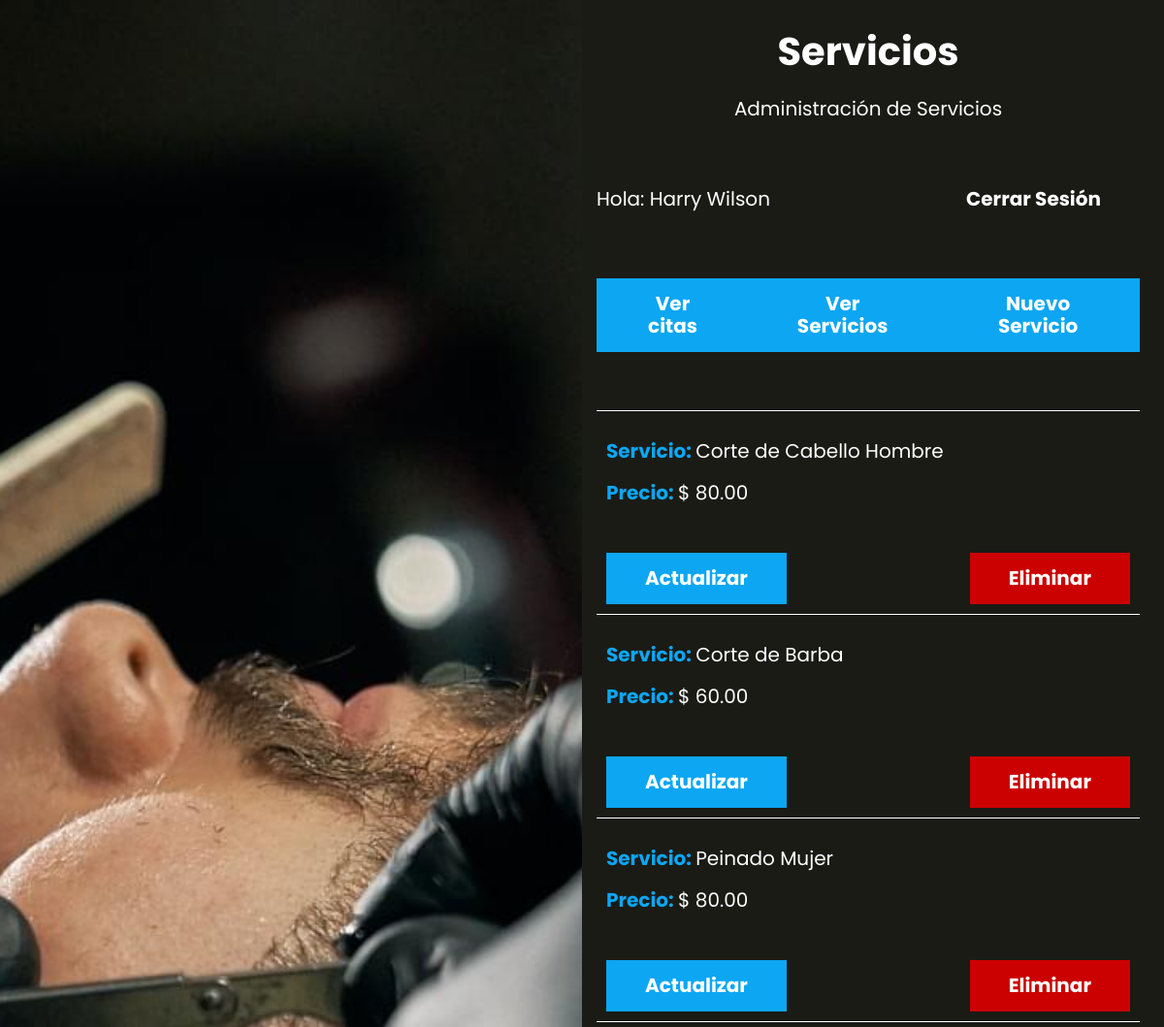
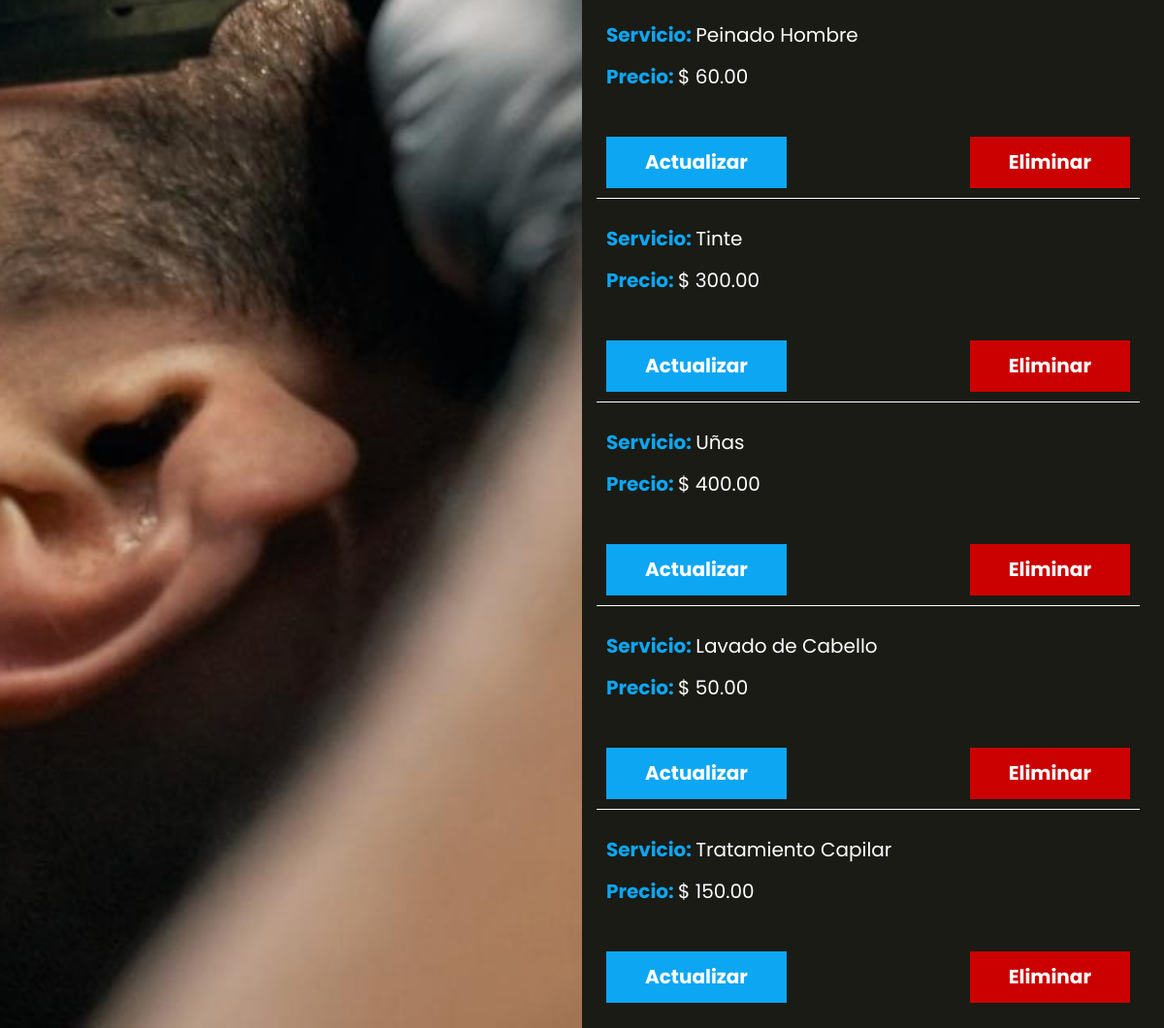
/servicios (signed in), run on the app's committed database (2 pictures, top to bottom).
### tables this page shows
CREATE TABLE `servicios` (
  `id` int NOT NULL,
  `nombre` varchar(60) DEFAULT NULL,
  `precio` decimal(5,2) DEFAULT NULL
);

### controllers/ServicioController.php (called while the page is built, shortened)
<?php
class ServicioController {
  public static function index(Router $router) : void {
    $router->render("/servicios/index", [
      "nombre" => $_SESSION["nombre"],
      "servicios" => Servicio::all()
    ]);
  }
}
?>

### public/index.php (called while the page is built, shortened)
<?php
$router = new Router();
$router->get("/", [LoginController::class, "login"]);
$router->post("/", [LoginController::class, "login"]);
$router->get("/logout", [LoginController::class, "logout"]);
$router->get("/confirmar-cuenta", [LoginController::class, "confirmar"]);
$router->get("/mensaje", [LoginController::class, "mensaje"]);
$router->get("/olvide", [LoginController::class, "olvide"]);
$router->post("/olvide", [LoginController::class, "olvide"]);
$router->get("/recuperar", [LoginController::class, "recuperar"]);
$router->post("/recuperar", [LoginController::class, "recuperar"]);
$router->get("/crear-cuenta", [LoginController::class, "crear"]);
$router->post("/crear-cuenta", [LoginController::class, "crear"]);
$router->get("/cita", [CitaController::class, "index"]);
$router->get("/admin", [AdminController::class, "index"]);
$router->get("/api/servicios", [APIController::class, "index"]);
$router->post("/api/citas", [APIController::class, "guardar"]);
$router->post("/api/eliminar", [APIController::class, "eliminar"]);
$router->post("/api/eliminar-cita", [ServicioController::class, "eliminar"]);
$router->get("/servicios", [ServicioController::class, "index"]);
$router->get("/servicios/crear", [ServicioController::class, "crear"]);
$router->post("/servicios/crear", [ServicioController::class, "crear"]);
$router->get("/servicios/actualizar", [ServicioController::class, "actualizar"]);
$router->post("/servicios/actualizar", [ServicioController::class, "actualizar"]);
$router->post("/servicios/eliminar", [ServicioController::class, "eliminar"]);
$router->comprobarRutas();

### models/ActiveRecord.php (called while the page is built, shortened)
<?php
class ActiveRecord {
    protected static $db;
    protected static $tabla = '';
    public static function setDB($database) {
        self::$db = $database;
    }
    public static function consultarSQL($query) {
        $resultado = self::$db->query($query);
        $array = [];
        while($registro = $resultado->fetch_assoc()) {
            $array[] = static::crearObjeto($registro);
        }
        return $array;
    }
    protected static function crearObjeto($registro) {
        $objeto = new static;
        foreach($registro as $key => $value ) {
            if(property_exists( $objeto, $key  )) {
                $objeto->$key = $value;
            }
        }
        return $objeto;
    }
    public static function all() {
        $query = "SELECT * FROM " . static::$tabla;
        $resultado = self::consultarSQL($query);
        return $resultado;
    }
}

### views/servicios/index.php (the view, shortened to what this page needs)
<h1 class="nombre-pagina">Servicios</h1>
<p class="descripcion-pagina">Administración de Servicios</p>
<?php include __DIR__ . "/../templates/barra.php";?>
<ul class="servicios">
  <?php foreach ($servicios as $servicio) { ?>
      <li>
        <p>Servicio: <span><?= $servicio->nombre ?></span></p>
        <p>Precio: <span>$ <?= $servicio->precio ?></span></p>
        <div class="acciones">
          <a href="/servicios/actualizar?id=<?= $servicio->id?>" class="boton">Actualizar</a>
          <button class="boton-eliminar" onclick="eliminarServicio(<?= $servicio->id?>)">Eliminar</button>
        </div>
      </li>
    <?php
    }
  ?>
</ul>

### Router.php (shortened to what this page needs)
<?php
class Router
{
    public array $getRoutes = [];
    public array $postRoutes = [];
    public function get($url, $fn)
    {
        $this->getRoutes[$url] = $fn;
    }
    public function post($url, $fn)
    {
        $this->postRoutes[$url] = $fn;
    }
    public function comprobarRutas()
    {
        $currentUrl = strtok($_SERVER["REQUEST_URI"], "?") ?? "/";
        $method = $_SERVER['REQUEST_METHOD'];
        if ($method === 'GET') {
            $fn = $this->getRoutes[$currentUrl] ?? null;
        } else {
            $fn = $this->postRoutes[$currentUrl] ?? null;
        }
        if ( $fn ) {
            call_user_func($fn, $this);
        } else {
            echo "Página No Encontrada o Ruta no válida";
        }
    }
    public function render($view, $datos = [])
    {
        include_once __DIR__ . "/views/$view.php";
        $contenido = ob_get_clean();
        include_once __DIR__ . '/views/layout.php';
    }
}

### views/templates/barra.php
<div class="barra">
  <p>Hola: <span><?= $nombre ?? ""?></span></p>
  <a href="/logout" class="boton">Cerrar Sesión</a>
</div>
<?php
  if(isset($_SESSION["admin"])) { ?>
    <div class="barra-servicios">
      <a href="/admin" class="boton">Ver citas</a>
      <a href="/servicios" class="boton">Ver Servicios</a>
      <a href="/servicios/crear" class="boton">Nuevo Servicio</a>
    </div>
  <?php
  }
?>

### views/layout.php (shortened to what this page needs)
<!DOCTYPE html>
<html lang="en">
<head>
  <link rel="stylesheet" href="/build/css/app.css">
</head>
<body>
  <div class="contenedor-app">
    <div class="imagen"></div>
      <div class="app">
        <?php echo $contenido; ?>
      </div>
  </div>
</body>
</html>

### public/build/css/app.css (style rules this page uses)
html { line-height:1.15;-webkit-text-size-adjust:100% }
body { margin:0 }
h1 { font-size:2em;margin:.67em 0 }
a { background-color:transparent }
button,input,optgroup,select,textarea { font-family:inherit;font-size:100%;line-height:1.15;margin:0 }
button,input { overflow:visible }
button,select { text-transform:none }
[type=button],[type=reset],[type=submit],button { -webkit-appearance:button }
html { font-size:62.5%;box-sizing:border-box;height:100% }
body { font-family:Poppins,sans-serif;font-size:1.6rem;min-height:100%;display:flex;flex-direction:column;background-color:#1a1b15;color:#fff }
@media (min-width:768px) { body { height:100% } }
*,:after,:before { box-sizing:inherit }
a { text-decoration:none }
h1,h2,h3 { padding-top:3rem;font-family:Poppins,sans-serif;margin:0 0 2.5rem;font-weight:900;color:#fff;text-align:center }
h1 { font-size:4rem }
p { color:#fff;font-size:2rem }
.nombre-pagina { margin:5 rem 0;font-weight:700 }
.descripcion-pagina,.nombre-pagina { text-align:center }
@media (min-width:768px) { .contenedor-app { display:grid;grid-template-columns:repeat(2,1fr);min-height:100vh } }
.contenedor-app .imagen { height:20rem;background-image:url(../img/1.jpg);background-size:cover;background-position:50% }
@media (min-width:768px) { .contenedor-app .imagen { height:auto } }
.contenedor-app .app { width:95%;margin:0 auto;padding:3rem 0 }
@media (min-width:768px) { .contenedor-app .app { padding:0 1rem 0 0;overflow:auto } }
.barra { margin:5rem 0 }
@media (min-width:768px) { .barra { display:flex;justify-content:space-between;align-items:center } }
.barra .boton { background-color:#1a1b15;padding:1.5rem 4rem;color:#fff;font-size:2rem;font-weight:400;display:inline-block;font-weight:700;border:none;transition-property:background-color;transition-duration:.3s;text-align:center;display:block;width:100%;margin:0 }
@media (min-width:768px) { .barra .boton { width:auto } }
.barra-servicios { margin-bottom:5rem }
@media (min-width:768px) { .barra-servicios { display:flex;justify-content:space-between } }
.barra-servicios .boton { margin:0 0 1rem }
.citas,.servicios { list-style:none;padding:0 }
.citas li,.servicios li { padding:1rem;border-top:1px solid #fff }
.citas li p,.servicios li p { font-weight:700;color:#0da6f3 }
.citas li .servicio,.citas li span,.servicios li .servicio,.servicios li span { font-weight:400;color:#fff }
.servicios .boton,.servicios .boton-eliminar { margin:0 }
.boton { background-color:#0da6f3;padding:1.5rem 4rem;color:#fff;font-size:2rem;font-weight:400;display:inline-block;font-weight:700;border:none;transition-property:background-color;transition-duration:.3s;text-align:center;display:block;width:100%;margin:5rem 0 }
@media (min-width:768px) { .boton { width:auto } }
.boton-eliminar { background-color:#cb0000;padding:1.5rem 4rem;color:#fff;font-size:2rem;font-weight:400;display:inline-block;font-weight:700;border:none;transition-property:background-color;transition-duration:.3s;text-align:center;display:block;width:100%;margin:5rem 0 }
@media (min-width:768px) { .boton-eliminar { width:auto } }
.acciones { margin-top:5rem }
@media (min-width:768px) { .acciones { display:flex;justify-content:space-between;align-items:center } }
.acciones a { display:block;color:#fff;margin-bottom:2.5rem;text-align:center }

### data on the page
servicios: nombre "Corte de Cabello Hombre", precio "80.00"
servicios: nombre "Corte de Barba", precio "60.00"
servicios: nombre "Peinado Mujer", precio "80.00"
servicios: nombre "Peinado Hombre", precio "60.00"
servicios: nombre "Tinte", precio "300.00"
servicios: nombre "Uñas", precio "400.00"
servicios: nombre "Lavado de Cabello", precio "50.00"
servicios: nombre "Tratamiento Capilar", precio "150.00"

### other printed values
$nombre "Harry Wilson"
